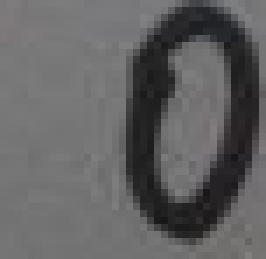
//> input picture img/0001.png, 38 x 37 px (shown 7 times larger)
$ ./main ../img/0001.png   (built with g++ and OpenCV 4)
//> lines starting //> are read from the running program, lines starting //| are printed output that depends on the picture; after the words box and inside, x2 and y2 are one past the last pixel; in counts of white or black regions, pixels touching at a corner belong together
/*
    TO RUN:
    cmake .
    make
    ./main args ...
*/

#include <iostream>
#include <vector>
#include <opencv2/highgui/highgui.hpp>
#include <opencv2/imgproc/imgproc.hpp>

#define BINARY_THRESHOLD 50
#define SAVE_MID_IMG true
#define SHOW_MID_IMG false
#define APDATIVE_THRESH_BLOCK_SIZE 3
#define APDATIVE_THRESH_C 5
#define DEBUG false

#define ERODE_ELE_SIZE 5

// angle: helper function.
// Finds a cosine of angle between vectors from pt0->pt1 and from pt0->pt2.
double angle( cv::Point pt1, cv::Point pt2, cv::Point pt0 )
{
    double dx1 = pt1.x - pt0.x;
    double dy1 = pt1.y - pt0.y;
    double dx2 = pt2.x - pt0.x;
    double dy2 = pt2.y - pt0.y;
    return (dx1*dx2 + dy1*dy2)/sqrt((dx1*dx1 + dy1*dy1)*(dx2*dx2 + dy2*dy2) + 1e-10);
}

std::vector<cv::Point> squares2point(std::vector<std::vector<cv::Point> > squares){
    std::vector<cv::Point> points;
    for (std::vector<std::vector<cv::Point> >::iterator i = squares.begin(); i != squares.end(); ++i)
    {
        for (std::vector<cv::Point>::iterator j = (*i).begin(); j != (*i).end(); ++j)
        {
            points.push_back( *j );
        }
    }

    return points;
}

// findSquares: returns sequence of squares detected on the image.
// The sequence is stored in the specified memory storage.
void findSquares(const cv::Mat& image, std::vector<std::vector<cv::Point> >& squares)
{
    cv::Mat pyr, timg;

    // Down-scale and up-scale the image to filter out small noises
    cv::pyrDown(image, pyr, cv::Size(image.cols/2, image.rows/2));
    cv::pyrUp(pyr, timg, image.size());

    // Apply Canny with a threshold of 50
    cv::Canny(timg, timg, 0, 50, 5);

    // Dilate canny output to remove potential holes between edge segments
    cv::dilate(timg, timg, cv::Mat(), cv::Point(-1,-1));

    // find contours and store them all as a list
    std::vector<std::vector<cv::Point> > contours;
    cv::findContours(timg, contours, CV_RETR_LIST, CV_CHAIN_APPROX_SIMPLE);

    for( size_t i = 0; i < contours.size(); i++ ) // Test each contour
    {
        // Approximate contour with accuracy proportional to the contour perimeter
        std::vector<cv::Point> approx;
        cv::approxPolyDP(cv::Mat(contours[i]), approx, cv::arcLength(cv::Mat(contours[i]), true)*0.02, true);

        // Square contours should have 4 vertices after approximation
        // relatively large area (to filter out noisy contours)
        // and be convex.
        // Note: absolute value of an area is used because
        // area may be positive or negative - in accordance with the
        // contour orientation
        if( approx.size() == 4 &&
            fabs(cv::contourArea(cv::Mat(approx))) > 1000 &&
            cv::isContourConvex(cv::Mat(approx)) )
        {
            double maxCosine = 0;

            for (int j = 2; j < 5; j++)
            {
                // Find the maximum cosine of the angle between joint edges
                double cosine = fabs(angle(approx[j%4], approx[j-2], approx[j-1]));
                maxCosine = MAX(maxCosine, cosine);
            }

            // If cosines of all angles are small
            // (all angles are ~90 degree) then write quandrange
            // vertices to resultant sequence
            if( maxCosine < 0.3 )
                squares.push_back(approx);
        }
    }
}


// drawSquares: function draws all the green squares found in the image
void drawSquares( cv::Mat& image, const std::vector<std::vector<cv::Point> >& squares )
{
    for( size_t i = 0; i < squares.size(); i++ )
    {
        const cv::Point* p = &squares[i][0];
        int n = (int)squares[i].size();
        cv::polylines(image, &p, &n, 1, true, cv::Scalar(0,255,0), 2, CV_AA);
    }

    if (SHOW_MID_IMG) cv::imshow("drawSquares", image);
}

// drawSquares: function draws all the green squares found in the image
void drawPoints( cv::Mat& image, const std::vector<cv::Point> points, const int radius){
    for( size_t i = 0; i < points.size(); i++ )
    {
        cv::Point p =  points[i];
        int thickness = 1;
        int lineType=8;
        int shift=0;
        circle(image, p, radius, cv::Scalar(255,0,0), thickness,lineType, shift);
    }

    if (SHOW_MID_IMG) cv::imshow("drawPoints", image);
}

int main(int argc, char* argv[])
{
    // Load input image (colored, 3-channel)

    std::string result_dir = "output/";
    std::string img_path = "";
    if(argc <= 1){
        std::cout << "!BoxExtraction 提取img_path图像内，方格字块中的图像，结果存储到文件result_dir中" << std::endl;
        std::cout << "!USAGE: ./main <img_path> [result_dir=./output]" << std::endl;
        return -1;
    }
    if(argc > 1){
        img_path = argv[1];
    }

    // Resize
    cv::Mat bigger = cv::imread(argv[1]);
//> bigger is the input picture: 37 rows x 38 cols, CV_8UC3; mean B, G, R 98.2, 97.7, 98.1
    double scale = 0.8;
    cv::Size dsize = cv::Size(bigger.cols*scale,bigger.rows*scale);
//> dsize = Size(30, 29)
    cv::Mat input = cv::Mat(dsize,CV_32S);
    cv::resize(bigger,input,dsize);
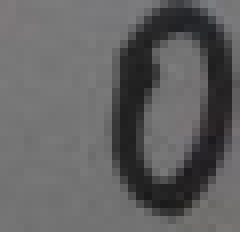
//> input: 29 rows x 30 cols, CV_8UC3 (shown 8 times larger); mean B, G, R 98, 97.5, 98

    // origin size
    // cv::Mat input = cv::imread(argv[1]);

    if(argc > 2){
        result_dir = argv[2];
    }

    if (input.empty())
    {
        std::cout << "!!! failed imread(), check dir:" << argv[1] << std::endl;
        return -1;
    }


    // Convert input image to grayscale (1-channel)
    cv::Mat grayscale = input.clone();
    cv::cvtColor(input, grayscale, cv::COLOR_BGR2GRAY);
    if (SAVE_MID_IMG) cv::imwrite("mid_process/1_gray.png", grayscale);

    // Threshold to binarize the image and get rid of the shoe ( Try adaptiveThreshold or normal both!)
    cv::Mat binary;
    // cv::threshold(grayscale, binary, BINARY_THRESHOLD , 255, cv::THRESH_BINARY_INV);
    cv::adaptiveThreshold(grayscale, binary, BINARY_THRESHOLD, cv::ADAPTIVE_THRESH_GAUSSIAN_C,cv::THRESH_BINARY_INV, APDATIVE_THRESH_BLOCK_SIZE,APDATIVE_THRESH_C );
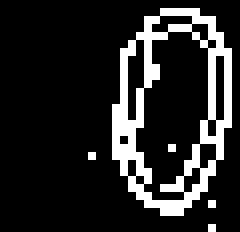
//> binary: 29 rows x 30 cols, CV_8UC1 (shown 8 times larger); values 0 (black) and 50 (white), 15.5% white in thin lines or dots, all inside (x1, y1, x2, y2) = (11, 1, 29, 29)
    if (SHOW_MID_IMG) cv::imshow("Binary image", binary);
    if (SAVE_MID_IMG) cv::imwrite("mid_process/2_binary.png", binary);

    // Find the contours in the thresholded image
    std::vector<std::vector<cv::Point> > contours;
    cv::findContours(binary, contours, cv::RETR_LIST, cv::CHAIN_APPROX_SIMPLE);
//> contours = 17 contours, 14 with area under 20; largest, box (x1, y1, x2, y2) and area: (14, 1, 29, 27) 276, (16, 3, 27, 26) 154, (15, 4, 19, 16) 24

    // Fill the areas of the contours with BLUE (hoping to erase everything inside a rectangular shape)
    cv::Mat blue = input.clone();
    for (size_t i = 0; i < contours.size(); i++)
    {
        std::vector<cv::Point> cnt = contours[i];
        double area = cv::contourArea(cv::Mat(cnt));

        //std::cout << "* Area: " << area << std::endl;
        cv::drawContours(blue, contours, i, cv::Scalar(255, 0, 0),
                         CV_FILLED, 8, std::vector<cv::Vec4i>(), 0, cv::Point() );
    }
//> this loop made 17 passes
//> area on passes 13, 14, 17: 24, 153.5, 275.5
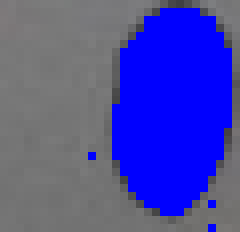
//> blue: 29 rows x 30 cols, CV_8UC3 (shown 8 times larger); mean B, G, R 164.7, 73.9, 74.1

    if (SHOW_MID_IMG) cv::imshow("Countours Filled", blue);
    if (SAVE_MID_IMG) cv::imwrite("mid_process/3_contours.png", blue);


    // Convert the blue colored image to binary (again), and we will have a good rectangular shape to detect
    cv::Mat gray;
    cv::cvtColor(blue, gray, cv::COLOR_BGR2GRAY);
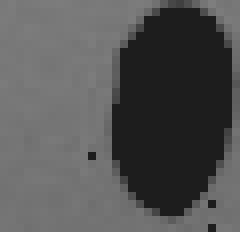
//> gray: 29 rows x 30 cols, CV_8UC1 (shown 8 times larger); min 29, max 126, mean 84.3
    cv::threshold(gray, binary, BINARY_THRESHOLD, 255, cv::THRESH_BINARY_INV);
//> binary: 29 rows x 30 cols, CV_8UC1; 35.5% white; 4 white regions (3 under 20 px), largest, box (x1, y1, x2, y2) and area: (14, 1, 29, 27) 306
    if (SHOW_MID_IMG) cv::imshow("binary2", binary);
    if (SAVE_MID_IMG) cv::imwrite("mid_process/4_binary2.png", binary);

    // Erode & Dilate to isolate segments connected to nearby areas
    int erosion_type = cv::MORPH_RECT;
    int erosion_size = ERODE_ELE_SIZE;
    cv::Mat element = cv::getStructuringElement(erosion_type,
                                                cv::Size(2 * erosion_size + 1, 2 * erosion_size + 1),
                                                cv::Point(erosion_size, erosion_size));
    cv::erode(binary, binary, element);
//> binary: 29 rows x 30 cols, CV_8UC1; 2.2% white in thin lines or dots, all inside (x1, y1, x2, y2) = (20, 9, 23, 17)
    cv::dilate(binary, binary, element);
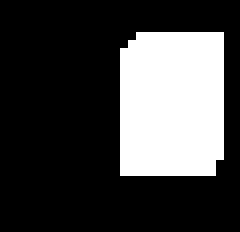
//> binary: 29 rows x 30 cols, CV_8UC1 (shown 8 times larger); 26.3% white; 1 white region, box (x1, y1, x2, y2) and area: (15, 4, 28, 22) 229
    if (SHOW_MID_IMG) cv::imshow("Morphologic Op", binary);
    if (SAVE_MID_IMG) cv::imwrite("mid_process/5_morpho.png", binary);

    // Ok, let's go ahead and try to detect all rectangular shapes
    std::vector<std::vector<cv::Point> > squares;
    findSquares(binary, squares);
//> in findSquares, `cv::Canny(timg, timg, 0, 50, 5);`:
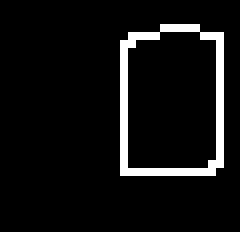
//> timg: 29 rows x 30 cols, CV_8UC1 (shown 8 times larger); 6.7% white in thin lines or dots, all inside (x1, y1, x2, y2) = (15, 3, 28, 22)
//> in findSquares, `cv::dilate(timg, timg, cv::Mat(), cv::Point(-1,-1));`:
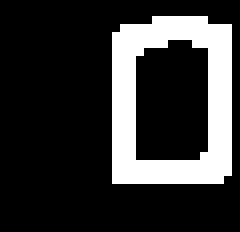
//> timg: 29 rows x 30 cols, CV_8UC1 (shown 8 times larger); 20.5% white; 1 white region
//> in findSquares, `cv::findContours(timg, contours, CV_RETR_LIST, CV_CHAIN_APPROX_SIMPLE);`: contours = 2 contours; box (x1, y1, x2, y2) and area: (14, 2, 29, 23) 272, (16, 4, 27, 21) 148
//> the loop in findSquares, `for( size_t i = 0; i < contours.size(); i++ )` made 2 passes
//> approx on pass 2: 4 Points (x, y): [15, 3], [14, 22], [27, 22], [28, 3]
//> squares = 0 contours

    std::cout << "* img:" << img_path << " found rectangle number:" << squares.size() << " Save to:"<<result_dir<< std::endl;
//| * img:../img/0001.png found rectangle number:0 Save to:output/

    // Draw all rectangular shapes found
    cv::Mat output = input.clone();
    drawPoints(output,squares2point(squares),6);
    drawSquares(output, squares);
    if (SAVE_MID_IMG) cv::imwrite("mid_process/6_output.png", output);

    // Crop the rectangular shape
    if (squares.size() == 1)
    {
        cv::Rect box = cv::boundingRect(cv::Mat(squares[0]));
        if(DEBUG) std::cout << "* The location of the box is x:" << box.x << " y:" << box.y << " " << box.width << "x" << box.height << std::endl;

        // Crop the original image to the defined ROI
        cv::Mat crop = input(box);
        if (SHOW_MID_IMG) cv::imshow("crop", crop);
        if (SAVE_MID_IMG) cv::imwrite("mid_process/7_box.tiff", crop);
    }
    else
    {
        for( int i = 0; i < squares.size(); i++){
            cv::Rect box = cv::boundingRect(cv::Mat(squares[i]));
            if(DEBUG) std::cout << "* The location of the box is x:" << box.x << " y:" << box.y << " " << box.width << "x" << box.height << std::endl;

            // Crop the original image to the defined ROI
            cv::Mat crop = input(box);
            if (SHOW_MID_IMG) cv::imshow("crop", crop);

            char savename[50];
            sprintf(savename,"%s/%lu_cropped.tiff",result_dir.c_str(), std::clock());
            if (SAVE_MID_IMG) cv::imwrite(savename, crop);

        }
//> this loop made 0 passes

    }

    // Wait until user presses key
    if(SHOW_MID_IMG) cv::waitKey(0);

    return 0;
}

$ run again, on img/0003.png
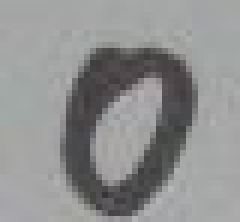
//> input picture img/0003.png, 40 x 37 px (shown 6 times larger)
//> bigger is the input picture: 37 rows x 40 cols, CV_8UC3; mean B, G, R 143.9, 144.1, 143.6
//> `cv::adaptiveThreshold(grayscale, binary, BINARY_THRESHOLD, cv::ADAPTIV..`:
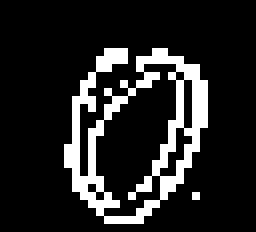
//> binary: 29 rows x 32 cols, CV_8UC1 (shown 8 times larger); values 0 (black) and 50 (white), 14.5% white in thin lines or dots, all inside (x1, y1, x2, y2) = (8, 6, 26, 28)
//> `cv::findContours(binary, contours, cv::RETR_LIST, cv::CHAIN_APPROX_SIM..`: contours = 8 contours, 6 with area under 20; largest, box (x1, y1, x2, y2) and area: (8, 6, 26, 28) 216, (11, 7, 23, 28) 140
//> the loop `for (size_t i = 0; i < contours.size(); i++)` made 8 passes
//> area on passes 7 to 8: 139.5, 216.5
//> `cv::threshold(gray, binary, BINARY_THRESHOLD, 255, cv::THRESH_BINARY_I..`:
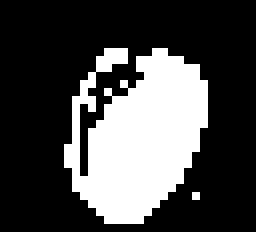
//> binary: 29 rows x 32 cols, CV_8UC1 (shown 8 times larger); 28.6% white; 2 white regions (1 under 20 px), largest, box (x1, y1, x2, y2) and area: (8, 6, 26, 28) 264
//> in findSquares, `cv::findContours(timg, contours, CV_RETR_LIST, CV_CHAIN_APPROX_SIMPLE);`: contours = 0 contours
//| * img:../img/0003.png found rectangle number:0 Save to:output/

$ run again, on img/0004.png
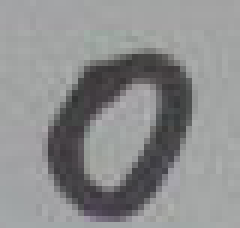
//> input picture img/0004.png, 40 x 38 px (shown 6 times larger)
//> bigger is the input picture: 38 rows x 40 cols, CV_8UC3; mean B, G, R 142.1, 141.7, 141
//> `cv::adaptiveThreshold(grayscale, binary, BINARY_THRESHOLD, cv::ADAPTIV..`:
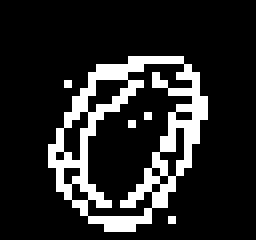
//> binary: 30 rows x 32 cols, CV_8UC1 (shown 8 times larger); values 0 (black) and 50 (white), 15.5% white in thin lines or dots, all inside (x1, y1, x2, y2) = (6, 7, 26, 29)
//> `cv::findContours(binary, contours, cv::RETR_LIST, cv::CHAIN_APPROX_SIM..`: contours = 16 contours, 14 with area under 20; largest, box (x1, y1, x2, y2) and area: (6, 7, 26, 29) 284, (10, 7, 25, 28) 162
//> the loop `for (size_t i = 0; i < contours.size(); i++)` made 16 passes
//> area on passes 15 to 16: 162, 283.5
//> in findSquares, `cv::dilate(timg, timg, cv::Mat(), cv::Point(-1,-1));`:
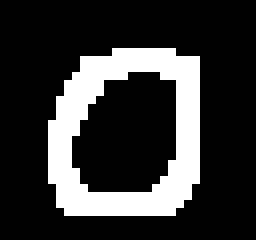
//> timg: 30 rows x 32 cols, CV_8UC1 (shown 8 times larger); 20.8% white; 1 white region
//> in findSquares, `cv::findContours(timg, contours, CV_RETR_LIST, CV_CHAIN_APPROX_SIMPLE);`: contours = 2 contours; box (x1, y1, x2, y2) and area: (6, 6, 25, 27) 324, (8, 8, 23, 25) 180
//> the loop in findSquares, `for( size_t i = 0; i < contours.size(); i++ )` made 2 passes
//> squares = 0 contours
//| * img:../img/0004.png found rectangle number:0 Save to:output/
